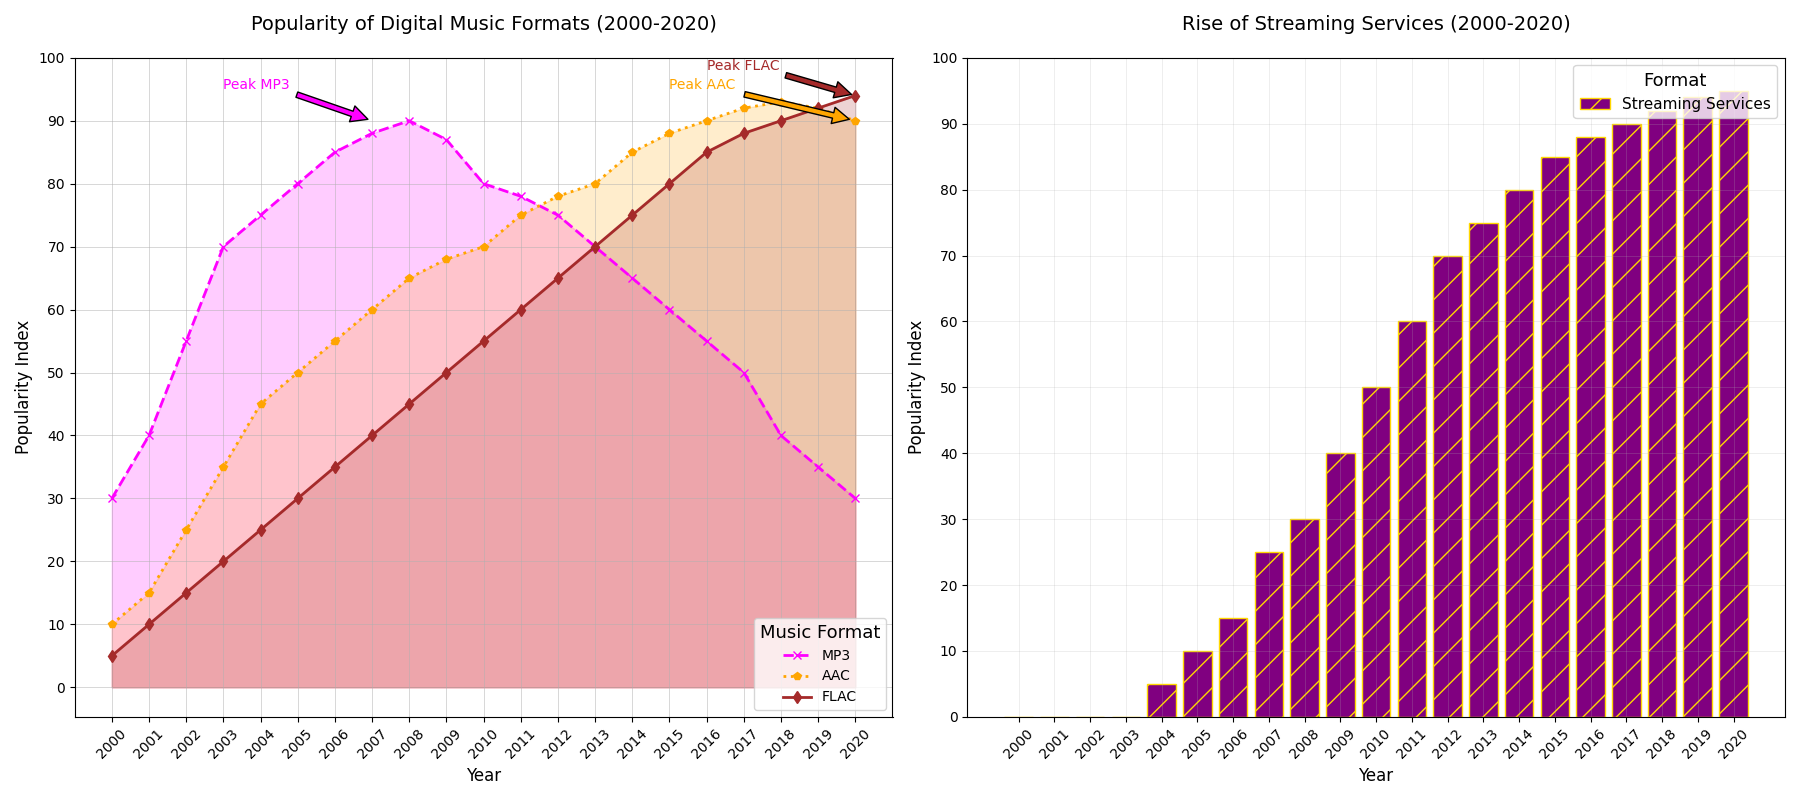

Write the Python code that produced this figure.
import matplotlib.pyplot as plt
import numpy as np

years = np.arange(2000, 2021)
mp3_popularity = [30, 40, 55, 70, 75, 80, 85, 88, 90, 87, 80, 78, 75, 70, 65, 60, 55, 50, 40, 35, 30]
aac_popularity = [10, 15, 25, 35, 45, 50, 55, 60, 65, 68, 70, 75, 78, 80, 85, 88, 90, 92, 93, 92, 90]
flac_popularity = [5, 10, 15, 20, 25, 30, 35, 40, 45, 50, 55, 60, 65, 70, 75, 80, 85, 88, 90, 92, 94]
streaming_popularity = [0, 0, 0, 0, 5, 10, 15, 25, 30, 40, 50, 60, 70, 75, 80, 85, 88, 90, 92, 94, 95]

fig, ax = plt.subplots(nrows=1, ncols=2, figsize=(18, 8))

# Altered styles for the line plot
ax[0].plot(years, mp3_popularity, marker='x', linestyle='--', linewidth=2, color='magenta', label='MP3')
ax[0].plot(years, aac_popularity, marker='p', linestyle=':', linewidth=2, color='orange', label='AAC')
ax[0].plot(years, flac_popularity, marker='d', linestyle='-', linewidth=2, color='brown', label='FLAC')
ax[0].fill_between(years, mp3_popularity, color='magenta', alpha=0.2)
ax[0].fill_between(years, aac_popularity, color='orange', alpha=0.2)
ax[0].fill_between(years, flac_popularity, color='brown', alpha=0.2)
ax[0].set_title('Popularity of Digital Music Formats (2000-2020)', fontsize=14, pad=20)
ax[0].set_xlabel('Year', fontsize=12)
ax[0].set_ylabel('Popularity Index', fontsize=12)
ax[0].set_xticks(years)
ax[0].set_xticklabels(years, rotation=45)
ax[0].set_yticks(np.arange(0, 101, 10))
ax[0].grid(True, which='major', linestyle='-', linewidth=0.7, alpha=0.5)
ax[0].legend(loc='lower right', fontsize=10, title='Music Format', title_fontsize='13')

# Alterations in annotations
ax[0].annotate('Peak MP3', xy=(2007, 90), xytext=(2003, 95), arrowprops=dict(facecolor='magenta', shrink=0.05), fontsize=10, color='magenta')
ax[0].annotate('Peak AAC', xy=(2020, 90), xytext=(2015, 95), arrowprops=dict(facecolor='orange', shrink=0.05), fontsize=10, color='orange')
ax[0].annotate('Peak FLAC', xy=(2020, 94), xytext=(2016, 98), arrowprops=dict(facecolor='brown', shrink=0.05), fontsize=10, color='brown')

# Bar chart with a different style
ax[1].bar(years, streaming_popularity, color='purple', edgecolor='gold', hatch='/', label='Streaming Services')
ax[1].set_title('Rise of Streaming Services (2000-2020)', fontsize=14, pad=20)
ax[1].set_xlabel('Year', fontsize=12)
ax[1].set_ylabel('Popularity Index', fontsize=12)
ax[1].set_xticks(years)
ax[1].set_xticklabels(years, rotation=45)
ax[1].set_yticks(np.arange(0, 101, 10))
ax[1].grid(True, which='both', linestyle='-', linewidth=0.5, alpha=0.3)
ax[1].legend(loc='upper right', fontsize=11, title='Format', title_fontsize='13')

plt.tight_layout()
plt.show()
